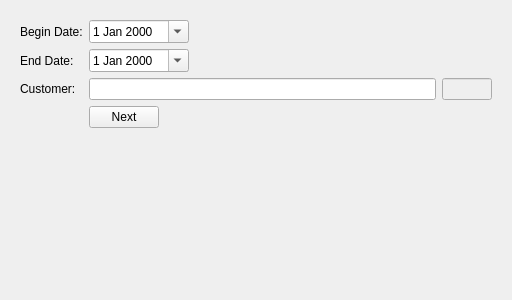
<?xml version="1.0" encoding="UTF-8"?>
<ui version="4.0">
 <class>CustomerWiseProfitAnalysis</class>
 <widget class="QWidget" name="CustomerWiseProfitAnalysis">
  <property name="geometry">
   <rect>
    <x>0</x>
    <y>0</y>
    <width>512</width>
    <height>300</height>
   </rect>
  </property>
  <property name="windowTitle">
   <string>Form</string>
  </property>
  <layout class="QGridLayout" name="gridLayout">
   <item row="0" column="0">
    <widget class="QFrame" name="frame">
     <property name="maximumSize">
      <size>
       <width>500</width>
       <height>16777215</height>
      </size>
     </property>
     <property name="frameShape">
      <enum>QFrame::NoFrame</enum>
     </property>
     <property name="frameShadow">
      <enum>QFrame::Raised</enum>
     </property>
     <layout class="QFormLayout" name="formLayout">
      <item row="0" column="0">
       <widget class="QLabel" name="label">
        <property name="text">
         <string>Begin Date:</string>
        </property>
       </widget>
      </item>
      <item row="0" column="1">
       <widget class="QDateEdit" name="begindate">
        <property name="maximumSize">
         <size>
          <width>100</width>
          <height>16777215</height>
         </size>
        </property>
        <property name="calendarPopup">
         <bool>true</bool>
        </property>
       </widget>
      </item>
      <item row="1" column="0">
       <widget class="QLabel" name="label_2">
        <property name="text">
         <string>End Date:</string>
        </property>
       </widget>
      </item>
      <item row="1" column="1">
       <widget class="QDateEdit" name="enddate">
        <property name="maximumSize">
         <size>
          <width>100</width>
          <height>16777215</height>
         </size>
        </property>
        <property name="calendarPopup">
         <bool>true</bool>
        </property>
       </widget>
      </item>
      <item row="2" column="0">
       <widget class="QLabel" name="label_3">
        <property name="text">
         <string>Customer:</string>
        </property>
       </widget>
      </item>
      <item row="2" column="1">
       <layout class="QHBoxLayout" name="horizontalLayout">
        <item>
         <widget class="QLineEdit" name="customername"/>
        </item>
        <item>
         <widget class="QLineEdit" name="customerid">
          <property name="enabled">
           <bool>false</bool>
          </property>
          <property name="maximumSize">
           <size>
            <width>50</width>
            <height>16777215</height>
           </size>
          </property>
         </widget>
        </item>
       </layout>
      </item>
      <item row="3" column="1">
       <widget class="QPushButton" name="btn_next">
        <property name="maximumSize">
         <size>
          <width>70</width>
          <height>16777215</height>
         </size>
        </property>
        <property name="text">
         <string>Next</string>
        </property>
       </widget>
      </item>
     </layout>
    </widget>
   </item>
  </layout>
 </widget>
 <resources/>
 <connections/>
</ui>
